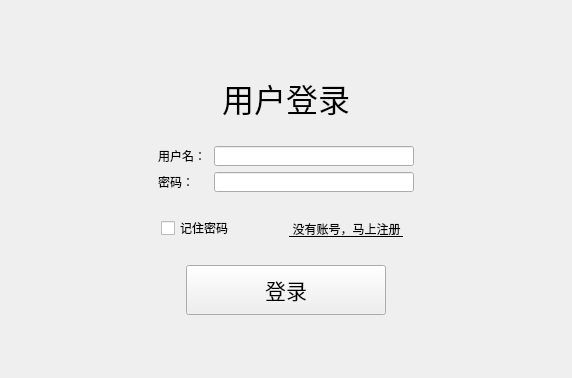
<?xml version="1.0" encoding="UTF-8"?>
<ui version="4.0">
 <class>login</class>
 <widget class="QDialog" name="login">
  <property name="geometry">
   <rect>
    <x>0</x>
    <y>0</y>
    <width>572</width>
    <height>374</height>
   </rect>
  </property>
  <property name="windowTitle">
   <string>Dialog</string>
  </property>
  <layout class="QVBoxLayout" name="verticalLayout">
   <item>
    <widget class="TitleWg" name="title_wg" native="true">
     <layout class="QVBoxLayout" name="verticalLayout_11"/>
    </widget>
   </item>
   <item>
    <widget class="QStackedWidget" name="stackedWidget">
     <property name="currentIndex">
      <number>0</number>
     </property>
     <widget class="QWidget" name="log_2">
      <layout class="QVBoxLayout" name="verticalLayout_4">
       <item>
        <spacer name="verticalSpacer_5">
         <property name="orientation">
          <enum>Qt::Vertical</enum>
         </property>
         <property name="sizeHint" stdset="0">
          <size>
           <width>20</width>
           <height>20</height>
          </size>
         </property>
        </spacer>
       </item>
       <item>
        <widget class="QWidget" name="widget_13" native="true">
         <layout class="QHBoxLayout" name="horizontalLayout_7">
          <item>
           <spacer name="horizontalSpacer_18">
            <property name="orientation">
             <enum>Qt::Horizontal</enum>
            </property>
            <property name="sizeHint" stdset="0">
             <size>
              <width>2</width>
              <height>20</height>
             </size>
            </property>
           </spacer>
          </item>
          <item>
           <widget class="QWidget" name="widget_14" native="true">
            <layout class="QVBoxLayout" name="verticalLayout_7">
             <item>
              <widget class="QWidget" name="widget_15" native="true">
               <layout class="QHBoxLayout" name="horizontalLayout_8">
                <item>
                 <spacer name="horizontalSpacer_21">
                  <property name="orientation">
                   <enum>Qt::Horizontal</enum>
                  </property>
                  <property name="sizeHint" stdset="0">
                   <size>
                    <width>40</width>
                    <height>20</height>
                   </size>
                  </property>
                 </spacer>
                </item>
                <item>
                 <widget class="QLabel" name="label_7">
                  <property name="font">
                   <font>
                    <family>Arial</family>
                    <pointsize>24</pointsize>
                   </font>
                  </property>
                  <property name="text">
                   <string>用户登录</string>
                  </property>
                 </widget>
                </item>
                <item>
                 <spacer name="horizontalSpacer_22">
                  <property name="orientation">
                   <enum>Qt::Horizontal</enum>
                  </property>
                  <property name="sizeHint" stdset="0">
                   <size>
                    <width>40</width>
                    <height>20</height>
                   </size>
                  </property>
                 </spacer>
                </item>
               </layout>
              </widget>
             </item>
             <item>
              <widget class="QWidget" name="widget_16" native="true">
               <layout class="QGridLayout" name="gridLayout_3">
                <item row="0" column="1">
                 <widget class="QLabel" name="label_8">
                  <property name="minimumSize">
                   <size>
                    <width>50</width>
                    <height>20</height>
                   </size>
                  </property>
                  <property name="maximumSize">
                   <size>
                    <width>50</width>
                    <height>20</height>
                   </size>
                  </property>
                  <property name="text">
                   <string>用户名：</string>
                  </property>
                 </widget>
                </item>
                <item row="0" column="0">
                 <spacer name="horizontalSpacer_23">
                  <property name="orientation">
                   <enum>Qt::Horizontal</enum>
                  </property>
                  <property name="sizeHint" stdset="0">
                   <size>
                    <width>40</width>
                    <height>20</height>
                   </size>
                  </property>
                 </spacer>
                </item>
                <item row="1" column="1">
                 <widget class="QLabel" name="label_9">
                  <property name="minimumSize">
                   <size>
                    <width>50</width>
                    <height>20</height>
                   </size>
                  </property>
                  <property name="maximumSize">
                   <size>
                    <width>50</width>
                    <height>20</height>
                   </size>
                  </property>
                  <property name="text">
                   <string>密码：</string>
                  </property>
                 </widget>
                </item>
                <item row="1" column="2">
                 <widget class="QLineEdit" name="log_pwd">
                  <property name="minimumSize">
                   <size>
                    <width>200</width>
                    <height>20</height>
                   </size>
                  </property>
                  <property name="maximumSize">
                   <size>
                    <width>200</width>
                    <height>20</height>
                   </size>
                  </property>
                 </widget>
                </item>
                <item row="0" column="2">
                 <widget class="QLineEdit" name="log_user">
                  <property name="minimumSize">
                   <size>
                    <width>200</width>
                    <height>20</height>
                   </size>
                  </property>
                  <property name="maximumSize">
                   <size>
                    <width>200</width>
                    <height>20</height>
                   </size>
                  </property>
                 </widget>
                </item>
                <item row="0" column="3">
                 <spacer name="horizontalSpacer_24">
                  <property name="orientation">
                   <enum>Qt::Horizontal</enum>
                  </property>
                  <property name="sizeHint" stdset="0">
                   <size>
                    <width>40</width>
                    <height>20</height>
                   </size>
                  </property>
                 </spacer>
                </item>
               </layout>
              </widget>
             </item>
             <item>
              <widget class="QWidget" name="widget_17" native="true">
               <layout class="QHBoxLayout" name="horizontalLayout_9">
                <item>
                 <spacer name="horizontalSpacer_25">
                  <property name="orientation">
                   <enum>Qt::Horizontal</enum>
                  </property>
                  <property name="sizeHint" stdset="0">
                   <size>
                    <width>40</width>
                    <height>20</height>
                   </size>
                  </property>
                 </spacer>
                </item>
                <item>
                 <widget class="QCheckBox" name="check_rem">
                  <property name="minimumSize">
                   <size>
                    <width>80</width>
                    <height>20</height>
                   </size>
                  </property>
                  <property name="maximumSize">
                   <size>
                    <width>80</width>
                    <height>20</height>
                   </size>
                  </property>
                  <property name="text">
                   <string>记住密码</string>
                  </property>
                 </widget>
                </item>
                <item>
                 <spacer name="horizontalSpacer_26">
                  <property name="orientation">
                   <enum>Qt::Horizontal</enum>
                  </property>
                  <property name="sizeType">
                   <enum>QSizePolicy::Fixed</enum>
                  </property>
                  <property name="sizeHint" stdset="0">
                   <size>
                    <width>35</width>
                    <height>20</height>
                   </size>
                  </property>
                 </spacer>
                </item>
                <item>
                 <widget class="QToolButton" name="button_reg_log">
                  <property name="styleSheet">
                   <string notr="true">font: 9pt &quot;Arial&quot;;
text-decoration: underline;</string>
                  </property>
                  <property name="text">
                   <string> 没有账号，马上注册 </string>
                  </property>
                  <property name="autoRaise">
                   <bool>true</bool>
                  </property>
                 </widget>
                </item>
                <item>
                 <spacer name="horizontalSpacer_27">
                  <property name="orientation">
                   <enum>Qt::Horizontal</enum>
                  </property>
                  <property name="sizeHint" stdset="0">
                   <size>
                    <width>40</width>
                    <height>20</height>
                   </size>
                  </property>
                 </spacer>
                </item>
               </layout>
              </widget>
             </item>
             <item>
              <widget class="QWidget" name="widget_18" native="true">
               <layout class="QHBoxLayout" name="horizontalLayout_10">
                <item>
                 <spacer name="horizontalSpacer_28">
                  <property name="orientation">
                   <enum>Qt::Horizontal</enum>
                  </property>
                  <property name="sizeHint" stdset="0">
                   <size>
                    <width>202</width>
                    <height>20</height>
                   </size>
                  </property>
                 </spacer>
                </item>
                <item>
                 <widget class="QToolButton" name="button_log">
                  <property name="minimumSize">
                   <size>
                    <width>200</width>
                    <height>50</height>
                   </size>
                  </property>
                  <property name="maximumSize">
                   <size>
                    <width>200</width>
                    <height>50</height>
                   </size>
                  </property>
                  <property name="font">
                   <font>
                    <family>Arial</family>
                    <pointsize>16</pointsize>
                   </font>
                  </property>
                  <property name="styleSheet">
                   <string notr="true">background-image: url(:/images/go.png);</string>
                  </property>
                  <property name="text">
                   <string>登录</string>
                  </property>
                 </widget>
                </item>
                <item>
                 <spacer name="horizontalSpacer_29">
                  <property name="orientation">
                   <enum>Qt::Horizontal</enum>
                  </property>
                  <property name="sizeHint" stdset="0">
                   <size>
                    <width>202</width>
                    <height>20</height>
                   </size>
                  </property>
                 </spacer>
                </item>
               </layout>
              </widget>
             </item>
            </layout>
           </widget>
          </item>
          <item>
           <spacer name="horizontalSpacer_30">
            <property name="orientation">
             <enum>Qt::Horizontal</enum>
            </property>
            <property name="sizeHint" stdset="0">
             <size>
              <width>2</width>
              <height>20</height>
             </size>
            </property>
           </spacer>
          </item>
         </layout>
        </widget>
       </item>
       <item>
        <spacer name="verticalSpacer_6">
         <property name="orientation">
          <enum>Qt::Vertical</enum>
         </property>
         <property name="sizeHint" stdset="0">
          <size>
           <width>20</width>
           <height>32</height>
          </size>
         </property>
        </spacer>
       </item>
      </layout>
     </widget>
     <widget class="QWidget" name="reg_2">
      <layout class="QVBoxLayout" name="verticalLayout_10">
       <item>
        <spacer name="verticalSpacer_10">
         <property name="orientation">
          <enum>Qt::Vertical</enum>
         </property>
         <property name="sizeHint" stdset="0">
          <size>
           <width>20</width>
           <height>40</height>
          </size>
         </property>
        </spacer>
       </item>
       <item>
        <widget class="QWidget" name="widget_11" native="true">
         <layout class="QHBoxLayout" name="horizontalLayout_13">
          <item>
           <spacer name="horizontalSpacer_19">
            <property name="orientation">
             <enum>Qt::Horizontal</enum>
            </property>
            <property name="sizeHint" stdset="0">
             <size>
              <width>40</width>
              <height>20</height>
             </size>
            </property>
           </spacer>
          </item>
          <item>
           <widget class="QLabel" name="label_13">
            <property name="font">
             <font>
              <family>Arial</family>
              <pointsize>24</pointsize>
             </font>
            </property>
            <property name="text">
             <string>用户注册</string>
            </property>
           </widget>
          </item>
          <item>
           <spacer name="horizontalSpacer_36">
            <property name="orientation">
             <enum>Qt::Horizontal</enum>
            </property>
            <property name="sizeHint" stdset="0">
             <size>
              <width>40</width>
              <height>20</height>
             </size>
            </property>
           </spacer>
          </item>
         </layout>
        </widget>
       </item>
       <item>
        <widget class="QWidget" name="widget_12" native="true">
         <layout class="QGridLayout" name="gridLayout_5">
          <item row="0" column="1">
           <widget class="QLabel" name="label_14">
            <property name="minimumSize">
             <size>
              <width>0</width>
              <height>20</height>
             </size>
            </property>
            <property name="maximumSize">
             <size>
              <width>16777215</width>
              <height>20</height>
             </size>
            </property>
            <property name="text">
             <string>用户名：</string>
            </property>
           </widget>
          </item>
          <item row="0" column="2">
           <widget class="QLineEdit" name="reg_user">
            <property name="minimumSize">
             <size>
              <width>200</width>
              <height>20</height>
             </size>
            </property>
            <property name="maximumSize">
             <size>
              <width>200</width>
              <height>20</height>
             </size>
            </property>
           </widget>
          </item>
          <item row="1" column="1">
           <widget class="QLabel" name="label_15">
            <property name="minimumSize">
             <size>
              <width>0</width>
              <height>20</height>
             </size>
            </property>
            <property name="maximumSize">
             <size>
              <width>16777215</width>
              <height>20</height>
             </size>
            </property>
            <property name="text">
             <string>昵称：</string>
            </property>
           </widget>
          </item>
          <item row="1" column="2">
           <widget class="QLineEdit" name="reg_flower">
            <property name="minimumSize">
             <size>
              <width>200</width>
              <height>20</height>
             </size>
            </property>
            <property name="maximumSize">
             <size>
              <width>200</width>
              <height>20</height>
             </size>
            </property>
           </widget>
          </item>
          <item row="2" column="1">
           <widget class="QLabel" name="label_16">
            <property name="minimumSize">
             <size>
              <width>0</width>
              <height>20</height>
             </size>
            </property>
            <property name="maximumSize">
             <size>
              <width>16777215</width>
              <height>20</height>
             </size>
            </property>
            <property name="text">
             <string>密码：</string>
            </property>
           </widget>
          </item>
          <item row="2" column="2">
           <widget class="QLineEdit" name="reg_pwd">
            <property name="minimumSize">
             <size>
              <width>200</width>
              <height>20</height>
             </size>
            </property>
            <property name="maximumSize">
             <size>
              <width>200</width>
              <height>20</height>
             </size>
            </property>
           </widget>
          </item>
          <item row="3" column="1">
           <widget class="QLabel" name="label_17">
            <property name="minimumSize">
             <size>
              <width>0</width>
              <height>20</height>
             </size>
            </property>
            <property name="maximumSize">
             <size>
              <width>16777215</width>
              <height>20</height>
             </size>
            </property>
            <property name="text">
             <string>确认密码：</string>
            </property>
           </widget>
          </item>
          <item row="3" column="2">
           <widget class="QLineEdit" name="reg_ensure_pwd">
            <property name="minimumSize">
             <size>
              <width>200</width>
              <height>20</height>
             </size>
            </property>
            <property name="maximumSize">
             <size>
              <width>200</width>
              <height>20</height>
             </size>
            </property>
           </widget>
          </item>
          <item row="4" column="0">
           <spacer name="horizontalSpacer_40">
            <property name="orientation">
             <enum>Qt::Horizontal</enum>
            </property>
            <property name="sizeHint" stdset="0">
             <size>
              <width>40</width>
              <height>20</height>
             </size>
            </property>
           </spacer>
          </item>
          <item row="4" column="1">
           <widget class="QLabel" name="label_18">
            <property name="minimumSize">
             <size>
              <width>0</width>
              <height>20</height>
             </size>
            </property>
            <property name="maximumSize">
             <size>
              <width>16777215</width>
              <height>20</height>
             </size>
            </property>
            <property name="text">
             <string>电话：</string>
            </property>
           </widget>
          </item>
          <item row="4" column="2">
           <widget class="QLineEdit" name="reg_tel">
            <property name="minimumSize">
             <size>
              <width>200</width>
              <height>20</height>
             </size>
            </property>
            <property name="maximumSize">
             <size>
              <width>200</width>
              <height>20</height>
             </size>
            </property>
           </widget>
          </item>
          <item row="4" column="3">
           <spacer name="horizontalSpacer_39">
            <property name="orientation">
             <enum>Qt::Horizontal</enum>
            </property>
            <property name="sizeHint" stdset="0">
             <size>
              <width>40</width>
              <height>20</height>
             </size>
            </property>
           </spacer>
          </item>
          <item row="5" column="1">
           <widget class="QLabel" name="label_19">
            <property name="minimumSize">
             <size>
              <width>0</width>
              <height>20</height>
             </size>
            </property>
            <property name="maximumSize">
             <size>
              <width>16777215</width>
              <height>20</height>
             </size>
            </property>
            <property name="text">
             <string>邮箱</string>
            </property>
           </widget>
          </item>
          <item row="5" column="2">
           <widget class="QLineEdit" name="reg_email">
            <property name="minimumSize">
             <size>
              <width>200</width>
              <height>20</height>
             </size>
            </property>
            <property name="maximumSize">
             <size>
              <width>200</width>
              <height>20</height>
             </size>
            </property>
           </widget>
          </item>
         </layout>
        </widget>
       </item>
       <item>
        <widget class="QWidget" name="widget_23" native="true">
         <layout class="QHBoxLayout" name="horizontalLayout_14">
          <item>
           <spacer name="horizontalSpacer_37">
            <property name="orientation">
             <enum>Qt::Horizontal</enum>
            </property>
            <property name="sizeHint" stdset="0">
             <size>
              <width>40</width>
              <height>20</height>
             </size>
            </property>
           </spacer>
          </item>
          <item>
           <widget class="QToolButton" name="button_reg">
            <property name="minimumSize">
             <size>
              <width>200</width>
              <height>50</height>
             </size>
            </property>
            <property name="maximumSize">
             <size>
              <width>200</width>
              <height>50</height>
             </size>
            </property>
            <property name="font">
             <font>
              <family>Arial</family>
              <pointsize>16</pointsize>
             </font>
            </property>
            <property name="text">
             <string>注册</string>
            </property>
           </widget>
          </item>
          <item>
           <spacer name="horizontalSpacer_38">
            <property name="orientation">
             <enum>Qt::Horizontal</enum>
            </property>
            <property name="sizeHint" stdset="0">
             <size>
              <width>40</width>
              <height>20</height>
             </size>
            </property>
           </spacer>
          </item>
         </layout>
        </widget>
       </item>
       <item>
        <spacer name="verticalSpacer_11">
         <property name="orientation">
          <enum>Qt::Vertical</enum>
         </property>
         <property name="sizeHint" stdset="0">
          <size>
           <width>20</width>
           <height>40</height>
          </size>
         </property>
        </spacer>
       </item>
      </layout>
     </widget>
     <widget class="QWidget" name="set_2">
      <layout class="QVBoxLayout" name="verticalLayout_8">
       <item>
        <widget class="QWidget" name="widget_19" native="true">
         <layout class="QVBoxLayout" name="verticalLayout_9">
          <item>
           <spacer name="verticalSpacer_7">
            <property name="orientation">
             <enum>Qt::Vertical</enum>
            </property>
            <property name="sizeHint" stdset="0">
             <size>
              <width>20</width>
              <height>40</height>
             </size>
            </property>
           </spacer>
          </item>
          <item>
           <widget class="QWidget" name="widget_20" native="true">
            <layout class="QHBoxLayout" name="horizontalLayout_11">
             <item>
              <spacer name="horizontalSpacer_31">
               <property name="orientation">
                <enum>Qt::Horizontal</enum>
               </property>
               <property name="sizeHint" stdset="0">
                <size>
                 <width>40</width>
                 <height>20</height>
                </size>
               </property>
              </spacer>
             </item>
             <item>
              <widget class="QLabel" name="label_10">
               <property name="font">
                <font>
                 <family>Arial</family>
                 <pointsize>24</pointsize>
                </font>
               </property>
               <property name="text">
                <string>服务器设置</string>
               </property>
              </widget>
             </item>
             <item>
              <spacer name="horizontalSpacer_32">
               <property name="orientation">
                <enum>Qt::Horizontal</enum>
               </property>
               <property name="sizeHint" stdset="0">
                <size>
                 <width>40</width>
                 <height>20</height>
                </size>
               </property>
              </spacer>
             </item>
            </layout>
           </widget>
          </item>
          <item>
           <widget class="QWidget" name="widget_21" native="true">
            <layout class="QGridLayout" name="gridLayout_4">
             <item row="0" column="0">
              <spacer name="horizontalSpacer_20">
               <property name="orientation">
                <enum>Qt::Horizontal</enum>
               </property>
               <property name="sizeHint" stdset="0">
                <size>
                 <width>40</width>
                 <height>20</height>
                </size>
               </property>
              </spacer>
             </item>
             <item row="0" column="3">
              <spacer name="horizontalSpacer_35">
               <property name="orientation">
                <enum>Qt::Horizontal</enum>
               </property>
               <property name="sizeHint" stdset="0">
                <size>
                 <width>40</width>
                 <height>20</height>
                </size>
               </property>
              </spacer>
             </item>
             <item row="1" column="1">
              <widget class="QLabel" name="label_12">
               <property name="text">
                <string>端口：</string>
               </property>
              </widget>
             </item>
             <item row="1" column="2">
              <widget class="QLineEdit" name="set_port">
               <property name="minimumSize">
                <size>
                 <width>200</width>
                 <height>20</height>
                </size>
               </property>
               <property name="maximumSize">
                <size>
                 <width>200</width>
                 <height>20</height>
                </size>
               </property>
              </widget>
             </item>
             <item row="0" column="1">
              <widget class="QLabel" name="label_11">
               <property name="text">
                <string>服务器地址：</string>
               </property>
              </widget>
             </item>
             <item row="0" column="2">
              <widget class="QLineEdit" name="set_ip">
               <property name="minimumSize">
                <size>
                 <width>200</width>
                 <height>20</height>
                </size>
               </property>
               <property name="maximumSize">
                <size>
                 <width>200</width>
                 <height>20</height>
                </size>
               </property>
              </widget>
             </item>
            </layout>
           </widget>
          </item>
          <item>
           <spacer name="verticalSpacer_9">
            <property name="orientation">
             <enum>Qt::Vertical</enum>
            </property>
            <property name="sizeType">
             <enum>QSizePolicy::Fixed</enum>
            </property>
            <property name="sizeHint" stdset="0">
             <size>
              <width>20</width>
              <height>20</height>
             </size>
            </property>
           </spacer>
          </item>
          <item>
           <widget class="QWidget" name="widget_22" native="true">
            <layout class="QHBoxLayout" name="horizontalLayout_12">
             <item>
              <spacer name="horizontalSpacer_33">
               <property name="orientation">
                <enum>Qt::Horizontal</enum>
               </property>
               <property name="sizeHint" stdset="0">
                <size>
                 <width>40</width>
                 <height>20</height>
                </size>
               </property>
              </spacer>
             </item>
             <item>
              <widget class="QToolButton" name="button_set">
               <property name="minimumSize">
                <size>
                 <width>200</width>
                 <height>50</height>
                </size>
               </property>
               <property name="maximumSize">
                <size>
                 <width>200</width>
                 <height>50</height>
                </size>
               </property>
               <property name="font">
                <font>
                 <family>Arial</family>
                 <pointsize>16</pointsize>
                </font>
               </property>
               <property name="styleSheet">
                <string notr="true">background-image: url(:/images/go.png);</string>
               </property>
               <property name="text">
                <string>确定</string>
               </property>
              </widget>
             </item>
             <item>
              <spacer name="horizontalSpacer_34">
               <property name="orientation">
                <enum>Qt::Horizontal</enum>
               </property>
               <property name="sizeHint" stdset="0">
                <size>
                 <width>40</width>
                 <height>20</height>
                </size>
               </property>
              </spacer>
             </item>
            </layout>
           </widget>
          </item>
          <item>
           <spacer name="verticalSpacer_8">
            <property name="orientation">
             <enum>Qt::Vertical</enum>
            </property>
            <property name="sizeHint" stdset="0">
             <size>
              <width>20</width>
              <height>40</height>
             </size>
            </property>
           </spacer>
          </item>
         </layout>
        </widget>
       </item>
      </layout>
     </widget>
    </widget>
   </item>
  </layout>
 </widget>
 <customwidgets>
  <customwidget>
   <class>TitleWg</class>
   <extends>QWidget</extends>
   <header location="global">titlewg.h</header>
   <container>1</container>
  </customwidget>
 </customwidgets>
 <resources/>
 <connections/>
</ui>
